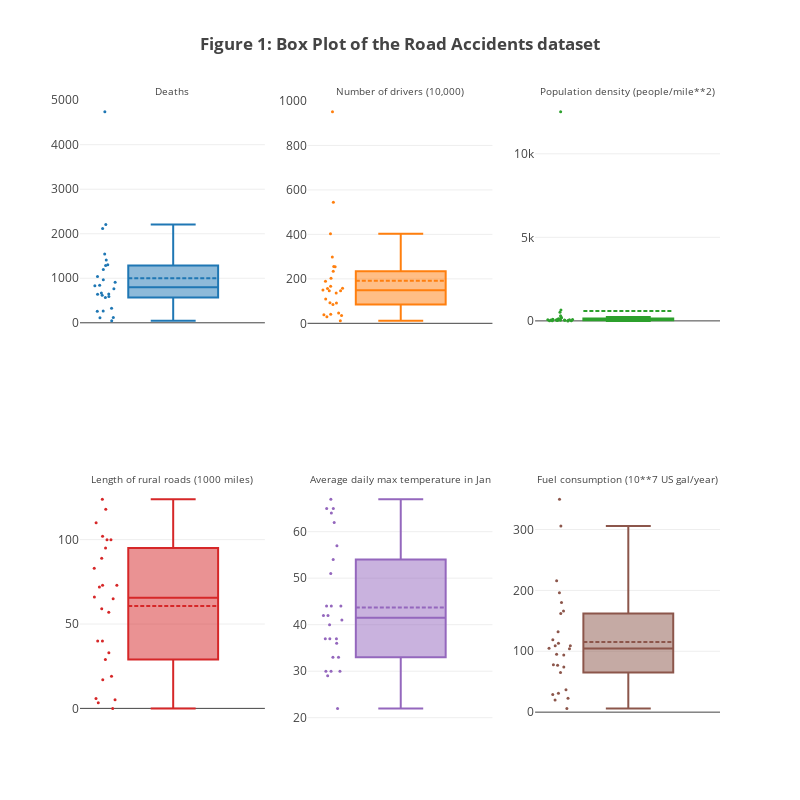

The code cell stored with this chart in its notebook:
### Markdown cell above
As we can see above, the column labels are more descriptive. Because the dataset is quite small, no memory optimization/downcast operations are needed.

We can now start building a simple box plot.

### Code cell
# all traces are labelled by the State column for easier understanding
# we'll also draw mean lines (dashed)
trace1 = go.Box(y=df.iloc[:,1], marker = dict(size=3), text = df['State'], boxpoints='all', boxmean = True)
trace2 = go.Box(y=df.iloc[:,2], marker = dict(size=3), text = df['State'], boxpoints='all', boxmean = True )
trace3 = go.Box(y=df.iloc[:,3], marker = dict(size=3), text = df['State'], boxpoints='all', boxmean = True )
trace4 = go.Box(y=df.iloc[:,4], marker = dict(size=3), text = df['State'], boxpoints='all', boxmean = True )
trace5 = go.Box(y=df.iloc[:,5], marker = dict(size=3), text = df['State'], boxpoints='all', boxmean = True )
trace6 = go.Box(y=df.iloc[:,6], marker = dict(size=3), text = df['State'], boxpoints='all', boxmean = True )

# we have to make subplots because the scales are different for the variables
fig = tools.make_subplots(rows=2, cols=3, print_grid=False,
                          subplot_titles= (df.columns[1], df.columns[2], df.columns[3],
                                           df.columns[4], df.columns[5], df.columns[6]
                                                          ))

fig.append_trace(trace1, 1, 1)
fig.append_trace(trace2, 1, 2)
fig.append_trace(trace3, 1, 3)
fig.append_trace(trace4, 2, 1)
fig.append_trace(trace5, 2, 2)
fig.append_trace(trace6, 2, 3)

fig['layout'].update(height=800, width=800, title='<b>Figure 1: Box Plot of the Road Accidents dataset</b>'
                    )
fig['layout'].update(showlegend=False)

# https://github.com/plotly/plotly.py/issues/985
for i in fig['layout']['annotations']:
    i['font'] = dict(size=10)

for prop in fig.layout:
    if prop.startswith('xaxis'):
        # don't really need both xaxis label and subplot title, so turn xaxis label off
        fig.layout[prop].showticklabels = False

iplot(fig)

### Figure 1 — Plotly figure (JSON) as saved in the notebook; plotly's stock layout.template omitted (floating-point values rounded to 4 significant figures)
{"data": [{"boxmean": true, "boxpoints": "all", "marker": {"size": 3}, "text": ["Alabama", "Alaska", "Arizona", "Arkansas", "California", "Colorado", "Connecticut", "Delaware", "Washington DC", "Florida", "Georgia", "Idaho", "Illinois", "Indiana", "Iowa", "Kansas", "Kentucky", "Louisiana", "Maine", "Maryland", "Massachusetts", "Michigan", "Minnesota", "Mississippi", "Missouri", "Montana"], "type": "box", "uid": "ffd85ef4-5fa7-4e0f-b5c8-24dd4e4b354d", "xaxis": "x", "y": [968, 43, 588, 640, 4743, 566, 325, 118, 115, 1545, 1302, 262, 2207, 1410, 833, 669, 911, 1037, 1196, 616, 766, 2120, 841, 648, 1289, 259], "yaxis": "y"}, {"boxmean": true, "boxpoints": "all", "marker": {"size": 3}, "text": ["Alabama", "Alaska", "Arizona", "Arkansas", "California", "Colorado", "Connecticut", "Delaware", "Washington DC", "Florida", "Georgia", "Idaho", "Illinois", "Indiana", "Iowa", "Kansas", "Kentucky", "Louisiana", "Maine", "Maryland", "Massachusetts", "Michigan", "Minnesota", "Mississippi", "Missouri", "Montana"], "type": "box", "uid": "8ce35076-8cc2-44eb-8629-ec0ca92221d2", "xaxis": "x2", "y": [158, 11, 91, 92, 952, 109, 167, 30, 35, 298, 203, 41, 544, 254, 150, 136, 147, 146, 46, 157, 255, 403, 189, 85, 234, 38], "yaxis": "y2"}, {"boxmean": true, "boxpoints": "all", "marker": {"size": 3}, "text": ["Alabama", "Alaska", "Arizona", "Arkansas", "California", "Colorado", "Connecticut", "Delaware", "Washington DC", "Florida", "Georgia", "Idaho", "Illinois", "Indiana", "Iowa", "Kansas", "Kentucky", "Louisiana", "Maine", "Maryland", "Massachusetts", "Michigan", "Minnesota", "Mississippi", "Missouri", "Montana"], "type": "box", "uid": "d6d0f737-dada-4aa4-a9de-9e64353252a7", "xaxis": "x3", "y": [64, 0.4, 12, 34, 100, 17, 518, 226, 12524, 91, 68, 8.1, 180, 129, 49, 27, 76, 72, 31, 314, 655, 137, 43, 46, 63, 4.6], "yaxis": "y3"}, {"boxmean": true, "boxpoints": "all", "marker": {"size": 3}, "text": ["Alabama", "Alaska", "Arizona", "Arkansas", "California", "Colorado", "Connecticut", "Delaware", "Washington DC", "Florida", "Georgia", "Idaho", "Illinois", "Indiana", "Iowa", "Kansas", "Kentucky", "Louisiana", "Maine", "Maryland", "Massachusetts", "Michigan", "Minnesota", "Mississippi", "Missouri", "Montana"], "type": "box", "uid": "5d912033-4b95-44c4-9840-549b47f719e7", "xaxis": "x4", "y": [66, 5.9, 33, 73, 118, 73, 5.1, 3.4, 0, 57, 83, 40, 102, 89, 100, 124, 65, 40, 19, 29, 17, 95, 110, 59, 100, 72], "yaxis": "y4"}, {"boxmean": true, "boxpoints": "all", "marker": {"size": 3}, "text": ["Alabama", "Alaska", "Arizona", "Arkansas", "California", "Colorado", "Connecticut", "Delaware", "Washington DC", "Florida", "Georgia", "Idaho", "Illinois", "Indiana", "Iowa", "Kansas", "Kentucky", "Louisiana", "Maine", "Maryland", "Massachusetts", "Michigan", "Minnesota", "Mississippi", "Missouri", "Montana"], "type": "box", "uid": "7a27a334-014b-4816-96ec-df999a0f6c62", "xaxis": "x5", "y": [62, 30, 64, 51, 65, 42, 37, 41, 44, 67, 54, 36, 33, 37, 30, 42, 44, 65, 30, 44, 37, 33, 22, 57, 40, 29], "yaxis": "y5"}, {"boxmean": true, "boxpoints": "all", "marker": {"size": 3}, "text": ["Alabama", "Alaska", "Arizona", "Arkansas", "California", "Colorado", "Connecticut", "Delaware", "Washington DC", "Florida", "Georgia", "Idaho", "Illinois", "Indiana", "Iowa", "Kansas", "Kentucky", "Louisiana", "Maine", "Maryland", "Massachusetts", "Michigan", "Minnesota", "Mississippi", "Missouri", "Montana"], "type": "box", "uid": "7cd11451-6d4d-485d-8019-97d3c0f85958", "xaxis": "x6", "y": [119, 6.2, 65, 74, 105, 78, 95, 20, 23, 216, 162, 29, 350, 196, 109, 94, 104, 109, 37, 113, 166, 306, 132, 77, 180, 31], "yaxis": "y6"}], "layout": {"annotations": [{"font": {"size": 10}, "showarrow": false, "text": "Deaths", "x": 0.1444, "xanchor": "center", "xref": "paper", "y": 1, "yanchor": "bottom", "yref": "paper"}, {"font": {"size": 10}, "showarrow": false, "text": "Number of drivers (10,000)", "x": 0.5, "xanchor": "center", "xref": "paper", "y": 1, "yanchor": "bottom", "yref": "paper"}, {"font": {"size": 10}, "showarrow": false, "text": "Population density (people/mile**2)", "x": 0.8556, "xanchor": "center", "xref": "paper", "y": 1, "yanchor": "bottom", "yref": "paper"}, {"font": {"size": 10}, "showarrow": false, "text": "Length of rural roads (1000 miles)", "x": 0.1444, "xanchor": "center", "xref": "paper", "y": 0.375, "yanchor": "bottom", "yref": "paper"}, {"font": {"size": 10}, "showarrow": false, "text": "Average daily max temperature in Jan", "x": 0.5, "xanchor": "center", "xref": "paper", "y": 0.375, "yanchor": "bottom", "yref": "paper"}, {"font": {"size": 10}, "showarrow": false, "text": "Fuel consumption (10**7 US gal/year)", "x": 0.8556, "xanchor": "center", "xref": "paper", "y": 0.375, "yanchor": "bottom", "yref": "paper"}], "height": 800, "showlegend": false, "title": "<b>Figure 1: Box Plot of the Road Accidents dataset</b>", "width": 800, "xaxis": {"anchor": "y", "domain": [0, 0.2889], "showticklabels": false}, "xaxis2": {"anchor": "y2", "domain": [0.3556, 0.6444], "showticklabels": false}, "xaxis3": {"anchor": "y3", "domain": [0.7111, 1], "showticklabels": false}, "xaxis4": {"anchor": "y4", "domain": [0, 0.2889], "showticklabels": false}, "xaxis5": {"anchor": "y5", "domain": [0.3556, 0.6444], "showticklabels": false}, "xaxis6": {"anchor": "y6", "domain": [0.7111, 1], "showticklabels": false}, "yaxis": {"anchor": "x", "domain": [0.625, 1]}, "yaxis2": {"anchor": "x2", "domain": [0.625, 1]}, "yaxis3": {"anchor": "x3", "domain": [0.625, 1]}, "yaxis4": {"anchor": "x4", "domain": [0, 0.375]}, "yaxis5": {"anchor": "x5", "domain": [0, 0.375]}, "yaxis6": {"anchor": "x6", "domain": [0, 0.375]}}}
